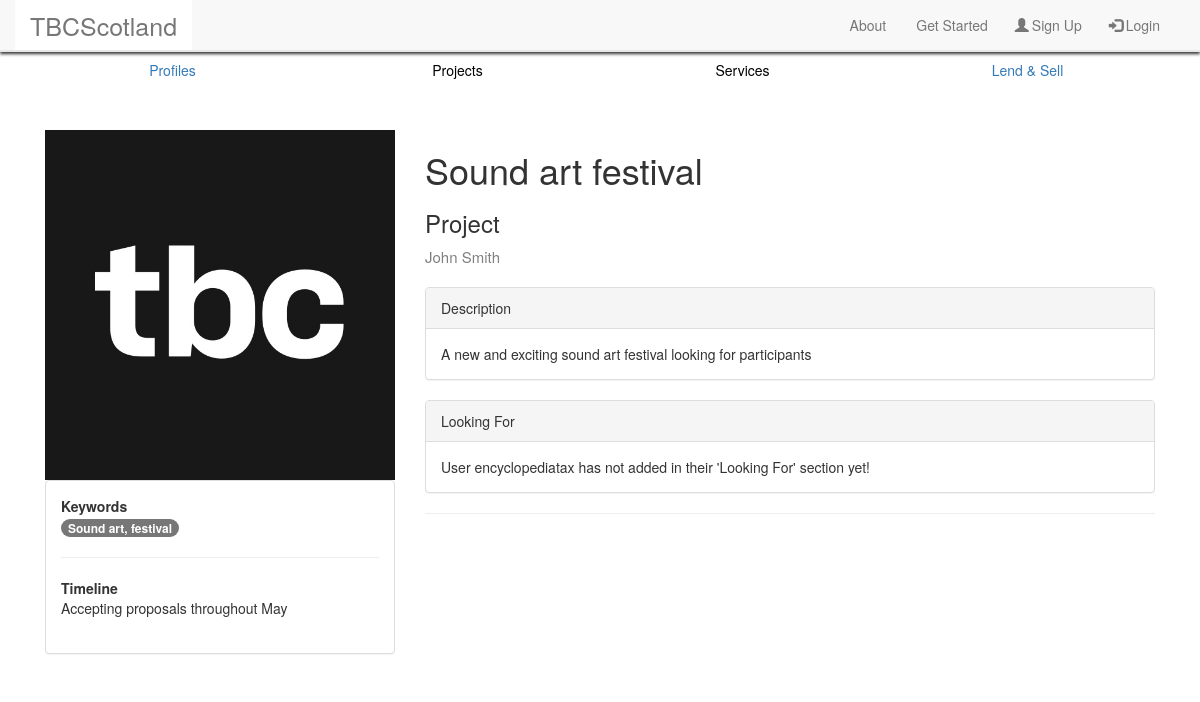
The page /tbc/projects/sound-art-festival/ on the database as committed earlier.
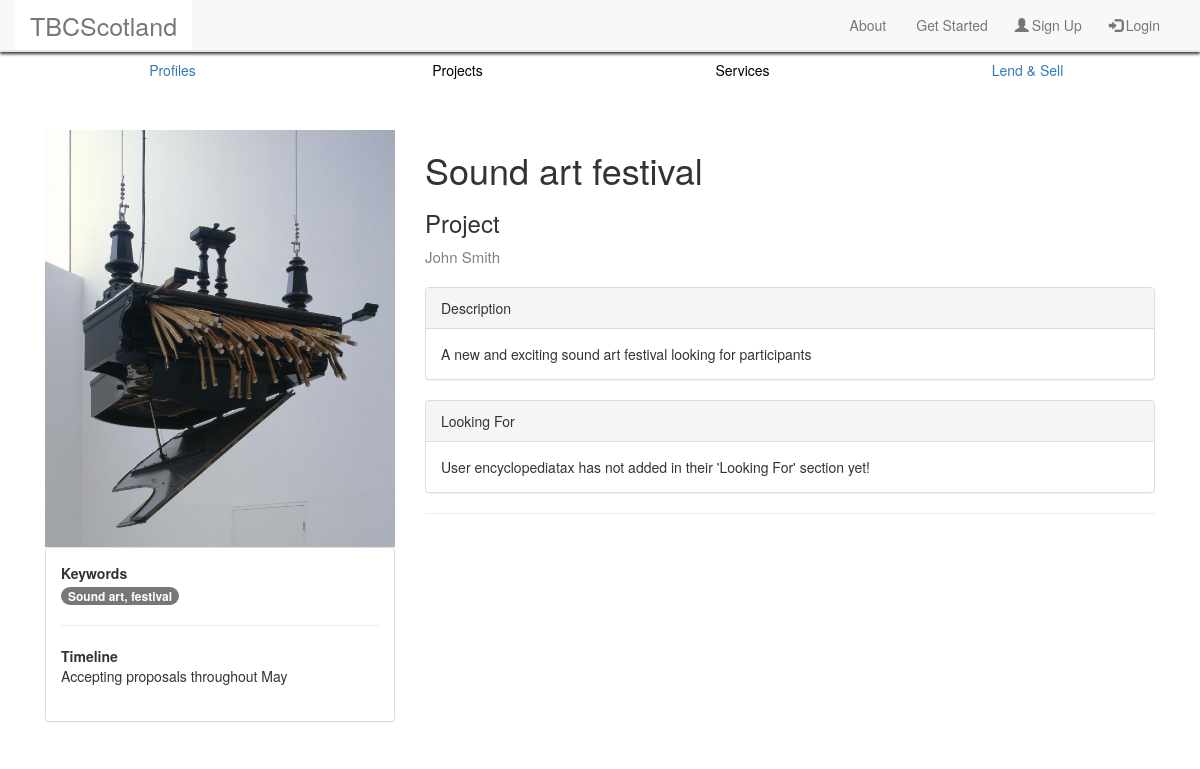
The same page on the database as committed later.
### tbc/models.py (models this page shows, shortened)
class Projects(models.Model):
    profile = models.ForeignKey(Profile)
    title = models.CharField(max_length=128)
    description = models.TextField()
    lookingFor = models.TextField()
    views = models.IntegerField(default=0)
    slug = models.SlugField(unique=True)
    image = models.ImageField(upload_to='Projects_images', default='default_profile.jpg')
    timeline = models.CharField(max_length=128)
    keywords = models.TextField()

class Profile(models.Model):
    user = models.OneToOneField(User, blank=True)
    firstname = models.CharField(max_length=128, blank=True)
    lastname = models.CharField(max_length=128, blank=True)
    username = models.CharField(max_length=128, unique=True)
    profession = models.CharField(max_length=128, blank=True)
    image = models.ImageField(upload_to='profile_images', default='default_profile.jpg')
    skills = models.TextField(blank=True)
    education = models.TextField(blank=True)
    aboutme = models.TextField(blank=True)
    slug = models.SlugField(unique=True)
    views = models.IntegerField(default=0)
    location = models.CharField(max_length=128, blank=True)
    def __str__(self):
        return self.username

### tbc/views.py (the view, shortened to what this page needs)
# urls.py: url(r'^projects/(?P<project_name_slug>[\w\-]+)/$', views.show_project, name='show_project'),
def show_project(request, project_name_slug):
    context_dict = {}
    try:
        project = Projects.objects.get(slug=project_name_slug)
        comments = Comments.objects.filter(project=project)
        profile = Profile.objects.get(username=project.profile)
        context_dict['project_ad'] = project
        context_dict['comments']= comments
        context_dict['comment_form'] = CommentsForm()
        context_dict['profile'] = profile
    except Projects.DoesNotExist:
        context_dict['project_ad'] = None
    return render(request, 'tbc/projectad.html', context_dict)

### templates/tbc/projectad.html (shortened to what this page needs)
{% extends 'tbc/base.html' %}
{% load staticfiles %}
{% block body_block %}
<div class="container container_body">
    <div class="col-lg-4">
        {% if project_ad.image %}
            <div>
                <img src="{{ project_ad.image.url }}" style="width:100%">
            </div>
        {% endif %}
        <div class="panel panel-default">
            <div class="panel-body">
                <strong>Keywords</strong>
                <br>
                {% if project_ad.keywords %}
                    <span class="badge badge-secondary">{{ project_ad.keywords }}</span>
                {% else %}
                    <div>User {{ project_ad.profile }} has not added in their 'Keywords' section yet!</div>
                {% endif %}
                <br>
                <hr class="style1">
                <strong>Timeline</strong>
                {% if project_ad.timeline %}
                    <div>{{ project_ad.timeline }}</div>
                {% else %}
                    <div>User {{ project_ad.profile }} has not added in their 'Timeline' section yet!</div>
                {% endif %}
                <br>
            </div>
        </div>
    </div>
    <div class="col-lg-8">
        <div>
            <h1>{{ project_ad.title }}</h1>
            <h3>Project</h3>
            {% if profile.firstname and profile.lastname %}
            <a href="{% url 'show_profile' profile.slug %}"><div class="keywords">{{ profile.firstname }} {{ profile.lastname }}</div></a>
            {% else %}
            <a href="{% url 'show_profile' profile.slug %}"><div class="keywords">{{ profile.username }}</div></a>
            {% endif %}
        </div>
        <br>
        <div class="panel panel-default">
            <div class="panel-heading">Description</div>
            <div class="panel-body">
                {% if project_ad.description %}
                    <div>{{ project_ad.description }}</div>
                {% else %}
                    <div>User {{ project_ad.profile }} has not added in their 'Description' section yet!</div>
                {% endif %}
            </div>
        </div>
        <div class="panel panel-default">
            <div class="panel-heading">Looking For</div>
            <div class="panel-body">
                {% if project_ad.lookingFor %}
                    <div>{{ project_ad.lookingFor }}</div>
                {% else %}
                    <div>User {{ project_ad.profile }} has not added in their 'Looking For' section yet!</div>
                {% endif %}
            </div>
        </div>
        <hr>
        <br>
    </div>
</div>
{% endblock %}

Rows that differ between the two databases and show on the page:
changed Projects "Sound art festival": image: picture added in place of a placeholder
